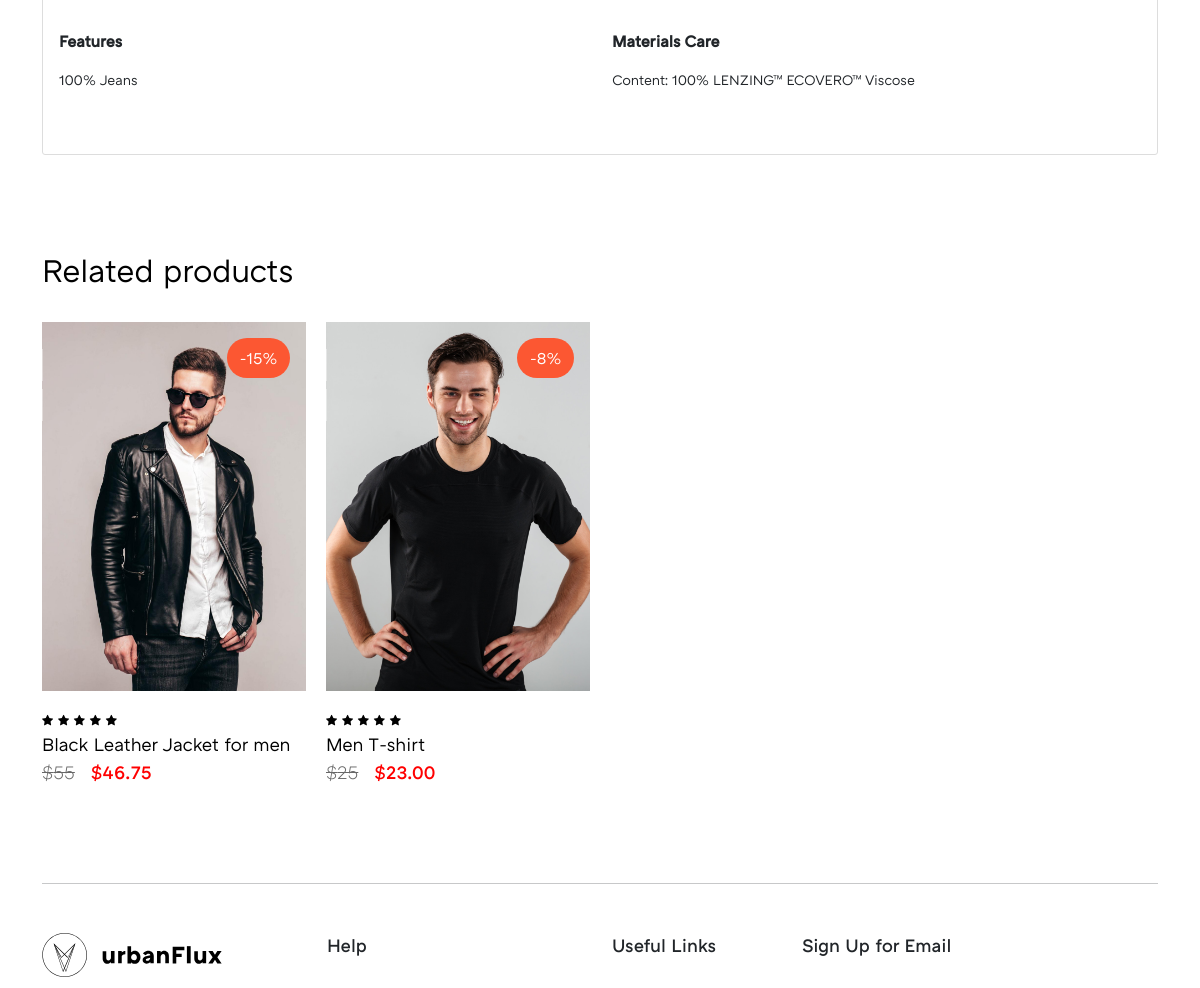
/product-detail/6 (middle part), run on an earlier commit of the app's database.
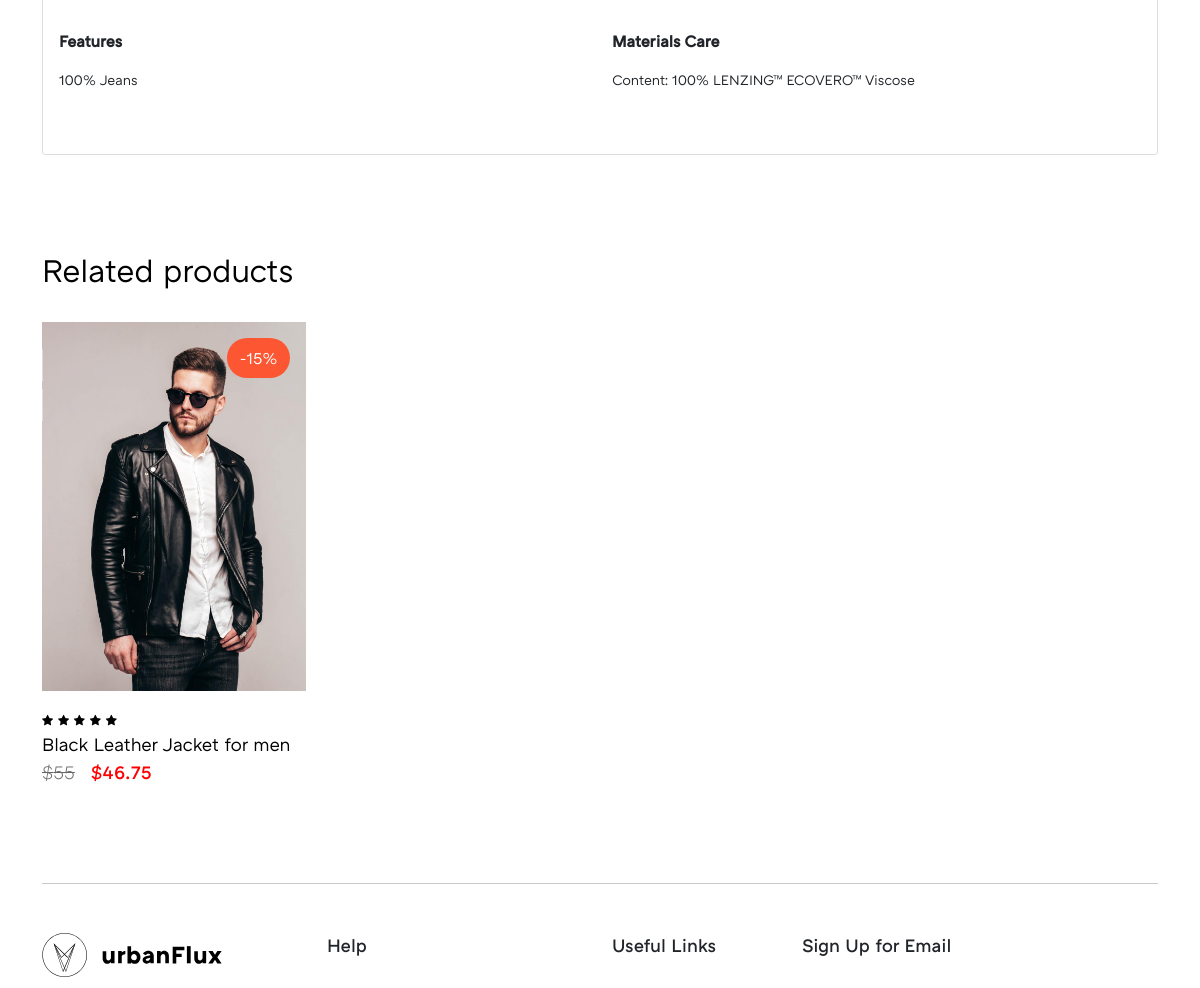
And on a later commit of the database.
### Store/models.py (models this page shows, shortened)
class Store(models.Model):
    product_name = models.CharField(max_length=100)
    price = models.IntegerField(null=True)
    product_type = models.CharField(max_length=15, blank=True)
    description = models.TextField(max_length=500)
    Color_1 = models.CharField(max_length=20 , null=True)
    Color_2 = models.CharField(max_length=20, null=True , blank=True)
    Color_3 = models.CharField(max_length=20, null=True , blank=True)
    Feature_1 = models.CharField(max_length=50)
    Feature_2 = models.CharField(max_length=50, null=True , blank=True)
    Feature_3 = models.CharField(max_length=50, null=True , blank=True)
    Size_1 = models.CharField(max_length=20 , null=True)
    Size_2 = models.CharField(max_length=20, null=True , blank=True)
    Size_3 = models.CharField(max_length=20, null=True , blank=True)
    Materials_Care_1 = models.CharField(max_length=50, null=True)
    Materials_Care_2 = models.CharField(max_length=50, null=True , blank=True)
    Materials_Care_3 = models.CharField(max_length=50, null=True , blank=True)
    stock = models.IntegerField()
    sale = models.IntegerField(null=True, blank=True)
    is_available = models.BooleanField(default = True)
    slug =models.SlugField(max_length=100, unique=True)
    Image = models.ImageField(upload_to='Products')
    product_image_1 = models.ImageField(upload_to='Products')
    product_image_2 = models.ImageField(upload_to='Products')
    product_image_3 = models.ImageField(upload_to='Products')
    category = models.ForeignKey(Category, on_delete=models.CASCADE)
    class Meta():
        verbose_name = ''
        verbose_name_plural = 'Product'

### Site_Settings/models.py (models this page shows)
class Site_Settings(models.Model):
    estimated_delivery = models.TextField(max_length= 200, null=True)
    return_time = models.TextField(max_length= 200 , null=True)
    site_logo = models.FileField(upload_to='site_logo', validators=[validate_logo])
    theme_hero_section = models.ImageField(upload_to= 'theme_hero_section')
    tax_rate = models.IntegerField()
    product_policies = models.TextField(max_length=400)
    class Meta:
        verbose_name = ''
        verbose_name_plural = 'Site Settings'

### urbax_Flux/views.py (the view)
# urls.py: path('product-detail/<id>', views.product_detail, name='product-detail'),
def product_detail(request, id):
    site_settings = Site_Settings.objects.all()
    Products = Store.objects.all()
    single_product = Store.objects.get(id__exact=id)
    Data = {
        "site_settings_data": site_settings,
        "product_data" : Products,
        "single_product_data": single_product,
        "current_id": int(id),
    }
    return render(request, 'product-detail.html', Data)

### Store/templatetags/custom_tags.py (called while the page is built)
@register.simple_tag
def calculate_discount_price(price, sale):
    try:
        price = float(price)  # Convert price to float
        sale = float(sale)    # Convert sale to float
        if price is not None and sale is not None:
            discounted_price = price * (1 - sale / 100)  # Calculate discounted price
            return floatformat(discounted_price, 2)
    except (ValueError, TypeError):
        pass  # If conversion fails, return the original price
    return price  # If there's no sale or conversion fails, return the original price

### templates/product-detail.html (shortened to what the changed rows need)
{% load custom_tags %}
{% load static %}
{% include 'header.html' %}
    <main class="main-content">
      <section class="related-products">
        <div class="container">
            <div class="swiper-products-carousel related-products-inner swiper-default">
              <div class="swiper mySwiper_related_products">
                <div class="swiper-wrapper">
                  {% for related in product_data %}
                  {% if related.category == single_product_data.category and related.id != single_product_data.id and related.product_type == 'best seller'   %}
                  <div class="swiper-slide product-cards">
                    <a href="{% url 'product-detail' related.id %}">
                    <figure>
                      <img loading="lazy" src="{{related.Image.url}}" alt="">
                      <figcaption>
                          {% if related.sale %}
                        <span class="sale-off">-{{related.sale}}%</span>
                        {% else %}
                        <span class="d_none"></span>
                        {% endif %}
                      </figcaption>
                    </figure>
                    </a>
                    <div class="info">
                      <span><i class="icon-rating"></i></span>
                      <span><i class="icon-rating"></i></span>
                      <span><i class="icon-rating"></i></span>
                      <span><i class="icon-rating"></i></span>
                      <span><i class="icon-rating"></i></span>
                      <a href="{% url 'product-detail' related.id %}" class="product-carousel-anchor">{{related.product_name}}</a>
                      {% if related.sale >= 1  %}
                      <small class="before-price">${{related.price}}</small><span><small  class="red_color px-3">${% calculate_discount_price related.price related.sale %}</small></span>
                      {% else %}
                      <small>$18.00</small>
                      {% endif %}
                    </div>
                  </div>
                  {% endif %}
                  {% endfor %}
                </div>
              </div>
            </div>
        </div>
      </section>
    </main>
    {% include 'footer.html' %}

### templates/footer.html (shortened to what this page needs)
{% load static %}
<footer class="footer">
    <div class="container">
      <hr class="my-5">
      <div class="footer-inner">
        <div class="row">
          <div class="col-md-12 col-lg-6 col-xl-2">
            <div class="col-inner">
              {% for logo in site_settings_data %}
              <img loading="lazy" src="{{logo.site_logo.url}}" class="site-logo" alt="">
              {% endfor %}
            </div>
          </div>
          <div class="col-md-12 col-lg-6 col-xl-2 offset-xl-1">
            <div class="col-inner">
              <strong class="col-title">Help</strong>
            </div>
          </div>
          <div class="col-md-12 col-lg-6 col-xl-2 offset-xl-1">
            <div class="col-inner">
              <strong class="col-title">Useful Links</strong>
            </div>
          </div>
          <div class="col-md-12 col-lg-6 col-xl-4">
            <div class="col-inner">
              <strong class="col-title">Sign Up for Email</strong>
            </div>
          </div>
        </div>
      </div>
    </div>
  </footer>
</div>
</body>
</html>

What changed in the data, as far as the page shows it:
no longer on this page (row edited): Store: Image (picture), sale "8", product_name "Men T-shirt", price "25", price+sale "23.00"
